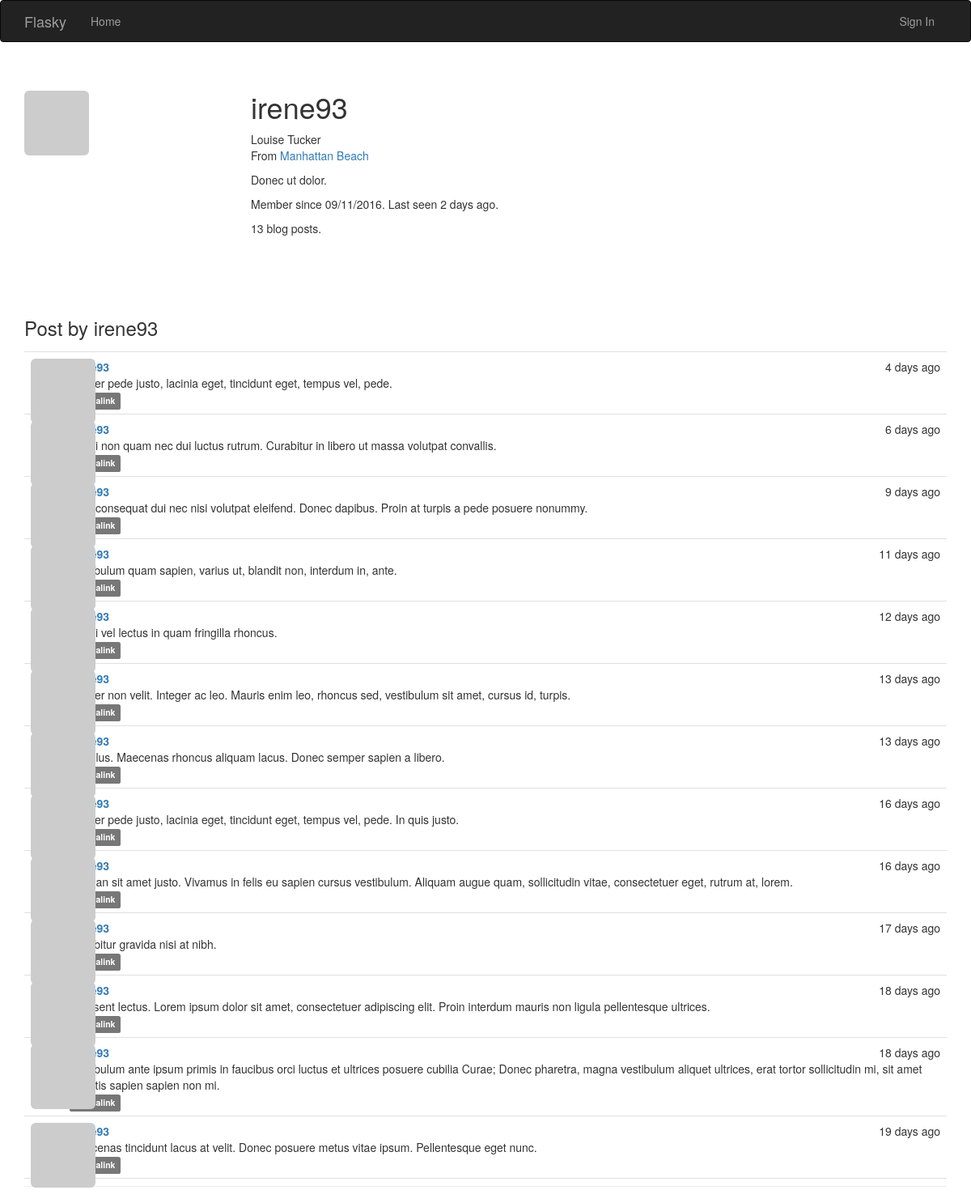
Screenshot of /user/irene93 with the database file from the repository.
### app/models.py (models this page shows, shortened)
class User(UserMixin, db.Model):
    __tablename__ = 'users'
    id = db.Column(db.Integer, primary_key=True)
    email = db.Column(db.String(64), unique=True, index=True)
    username = db.Column(db.String(64), unique=True, index=True)
    role_id = db.Column(db.Integer, db.ForeignKey('roles.id'))
    password_hash = db.Column(db.String(128))
    confirmed = db.Column(db.Boolean, default=False)
    name = db.Column(db.String(64))  # 真实姓名
    location = db.Column(db.String(64))  # 所在地
    about_me = db.Column(db.Text())  # 个人简介
    member_since = db.Column(db.DateTime(), default=datetime.utcnow)
    last_seen = db.Column(db.DateTime(), default=datetime.utcnow)  # 最后访问日期
    avatar_hash = db.Column(db.String(32))
    posts = db.relationship('Post', backref='author', lazy='dynamic')
    followers = db.relationship('Follow', foreign_keys=[Follow.followed_id],
                                backref=db.backref('followed', lazy='joined'),
                                lazy='dynamic',
                                cascade='all, delete-orphan')
    followed = db.relationship('Follow', foreign_keys=[Follow.follower_id],
                               backref=db.backref('follower', lazy='joined'),
                               lazy='dynamic',
                               cascade='all, delete-orphan')
    @property
    def password(self):
        raise AttributeError('password is not a readable attribute')
    def gravatar(self, size=100, default='identicon', rating='g'):
        if request.is_secure:
            url = 'https://secure.gravatar.com/avatar'
        else:
            url = 'http://www.gravatar.com/avatar'
        hash = self.avatar_hash or hashlib.md5(
            self.email.encode('utf-8')).hexdigest()
        return '{url}/{hash}?s={size}&d={default}&r={rating}'.format(
            url=url, hash=hash, size=size, default=default, rating=rating)

class Post(db.Model):
    __tablename__ = 'posts'
    id = db.Column(db.Integer, primary_key=True)
    body = db.Column(db.Text)
    body_html = db.Column(db.Text)
    timestamp = db.Column(db.DateTime, index=True, default=datetime.utcnow)
    author_id = db.Column(db.Integer, db.ForeignKey('users.id'))

### app/main/views.py (the view)
@main.route('/user/<username>')
def user(username):
    user = User.query.filter_by(username=username).first()
    posts = user.posts.order_by(Post.timestamp.desc()).all()
    return render_template('user.html', user=user, posts=posts)

### app/auth/views.py (called while the page is built)
@auth.before_app_request
def before_request():
    if current_user.is_authenticated:
        current_user.ping()
        if not current_user.confirmed\
                and request.endpoint[:5] != 'auth.'\
                and request.endpoint != 'static':
            return redirect(url_for('auth.unconfirmed'))

### app/main/__init__.py (called while the page is built)
@main.app_context_processor
def injict_permissions():
    return dict(Permission=Permission)

### app/models.py (called while the page is built)
    def can(self, permission):
        return False

    def is_administrator(self):
        return self.can(Permission.ADMINISTER)

### app/templates/user.html (shortened to what this page needs)
{% extends "base.html" %}
{% block page_content %}
<div class="page-header">
    <img class="img-rounded profile-thumbnail" src="{{ user.gravatar(size=256) }}">
    <div class="profile-header">
        <h1>{{ user.username }}</h1>
        {% if user.name or user.location %}
        <p>
            {% if user.name %}{{ user.name }}<br>{% endif %}
            {% if user.location %}
                From <a href="http://maps.google.com/?q={{ user.location }}">{{ user.location }}</a><br>
            {% endif %}
        </p>
        {% endif %}
        {% if user.about_me %}<p>{{ user.about_me }}</p>{% endif %}
        <p>Member since {{ moment(user.member_since).format('L') }}. Last seen {{ moment(user.last_seen).fromNow() }}.</p>
        <p>{{ user.posts.count() }} blog posts.</p>
    </div>
    <h3>Post by {{ user.username }}</h3>
    {% include "_posts.html" %}
</div>
{% endblock %}

### app/templates/_posts.html (shortened to what this page needs)
<ul class="posts">
    {% for post in posts %}
    <li class="post">
        <div class="post-thumbnail">
            <a href="{{ url_for('.user',username=post.author.username) }}">
                <img class="img-rounded profile-thumbnail" src="{{ post.author.gravatar(size=40) }}">
            </a>
        </div>
        <div class="post-content">
            <div class="post-date">
                {{ moment(post.timestamp).fromNow()}}
            </div>
            <div class="post-author">
                <a href="{{ url_for('.user',username=post.author.username) }}">{{ post.author.username }}</a>
            </div>
            <div class="post-body">
            {% if post.body_html %}
                {{ post.body_html | safe }}
            {% else %}
                {{ post.body }}
            {% endif %}</div>
            <div class="post-footer">
                <a href="{{ url_for('.post',id=post.id) }}">
                    <span class="label label-default">Permalink</span>
                </a>
            </div>
        </div>
    </li>
    {% endfor %}
</ul>

### app/static/styles.css (style rules this page uses)
.profile-thumbnail { position: absolute; }
.profile-header { min-height: 260px; margin-left: 280px; }
ul.posts { list-style-type: none; padding: 0px; margin: 16px 0px 0px 0px; border-top: 1px solid #e0e0e0; }
ul.posts li.post { padding: 8px; border-bottom: 1px solid #e0e0e0; }
div.post-date { float: right; }
div.post-author { font-weight: bold; }
div.post-thumbnail { position: absolute; }
div.post-content { margin-left: 48px; min-height: 48px; }

### rows the page displays
User: username "irene93", name "Louise Tucker", location "Manhattan Beach", about_me "Donec ut dolor.", member_since "09/11/2016", last_seen "2 days ago"
Post: timestamp "4 days ago", body "Integer pede justo, lacinia eget, tincidunt eget, tempus vel, pede."
Post: timestamp "6 days ago", body "Morbi non quam nec dui luctus rutrum. Curabitur in libero ut massa volutpat convallis."
Post: timestamp "9 days ago", body "Duis consequat dui nec nisi volutpat eleifend. Donec dapibus. Proin at turpis a pede posuere nonummy."
Post: timestamp "11 days ago", body "Vestibulum quam sapien, varius ut, blandit non, interdum in, ante."
Post: timestamp "12 days ago", body "Morbi vel lectus in quam fringilla rhoncus."
Post: timestamp "13 days ago", body "Integer non velit. Integer ac leo. Mauris enim leo, rhoncus sed, vestibulum sit amet, cursus id, turpis."
Post: timestamp "13 days ago", body "Ut tellus. Maecenas rhoncus aliquam lacus. Donec semper sapien a libero."
Post: timestamp "16 days ago", body "Integer pede justo, lacinia eget, tincidunt eget, tempus vel, pede. In quis justo."
Post: timestamp "16 days ago", body "Aenean sit amet justo. Vivamus in felis eu sapien cursus vestibulum. Aliquam augue quam, sollicitudin vitae, consectetuer eget, rutrum at, lorem."
Post: timestamp "17 days ago", body "Curabitur gravida nisi at nibh."
Post: timestamp "18 days ago", body "Praesent lectus. Lorem ipsum dolor sit amet, consectetuer adipiscing elit. Proin interdum mauris non ligula pellentesque ultrices."
Post: timestamp "18 days ago", body "Vestibulum ante ipsum primis in faucibus orci luctus et ultrices posuere cubilia Curae; Donec pharetra, magna vestibulum aliquet ultrices, erat tortor sollicitudin mi, sit amet lobortis sapien sapien non mi."
Post: timestamp "19 days ago", body "Maecenas tincidunt lacus at velit. Donec posuere metus vitae ipsum. Pellentesque eget nunc."

### other values shown
{{ user.posts.count() }} "13"
